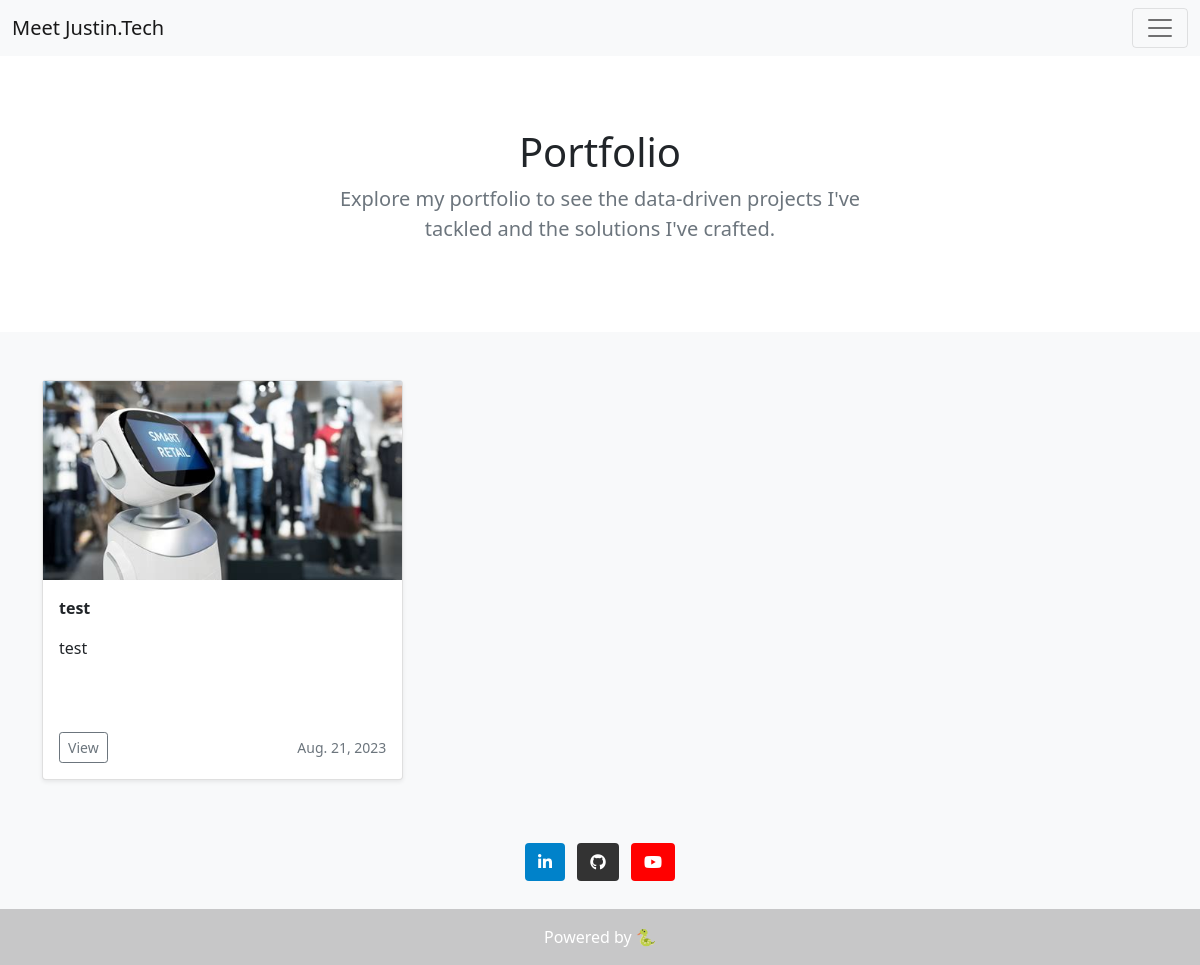
/Portfolio/, run on an earlier commit of the app's database.
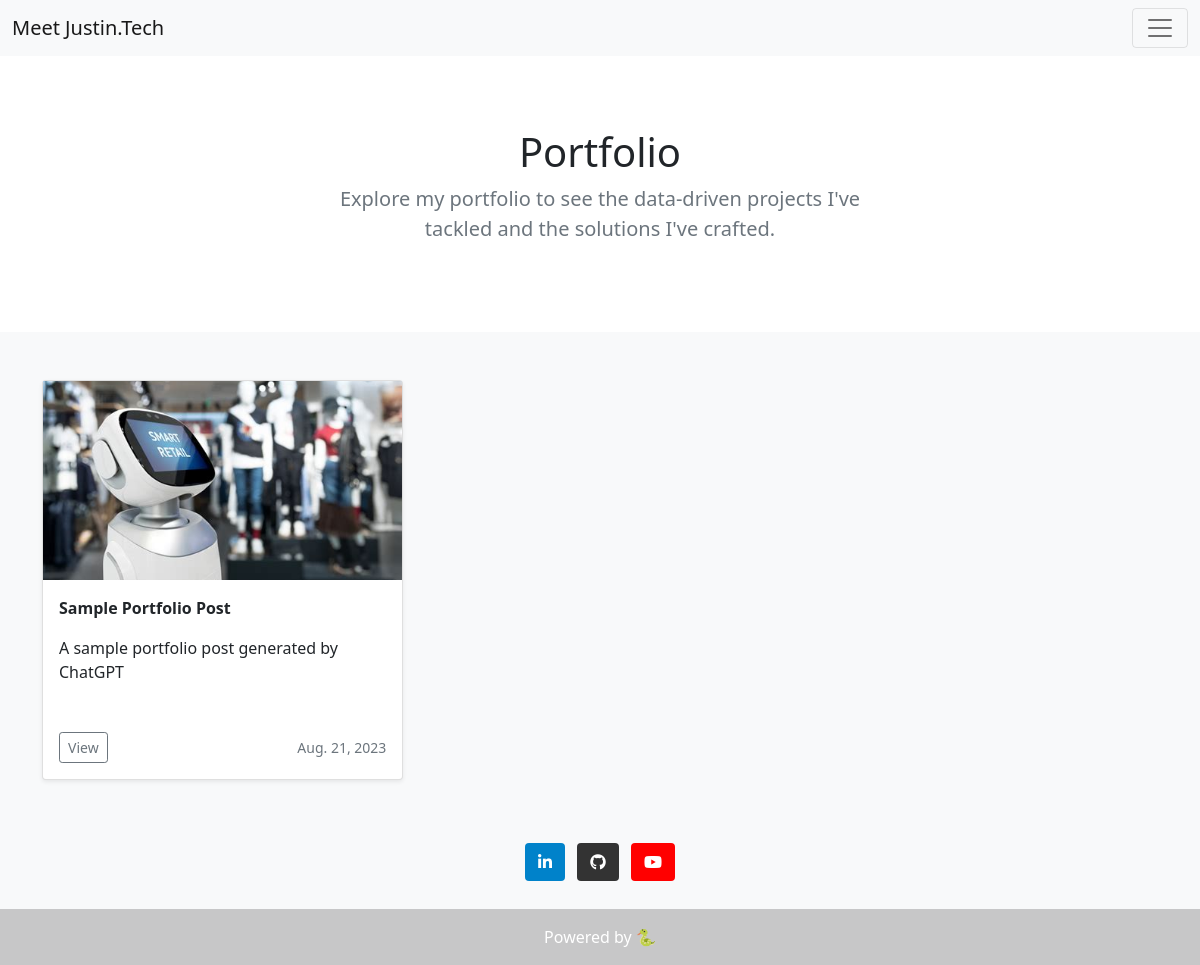
And on a later commit of the database.
### apps/portfolio/models.py (models this page shows)
class Post(models.Model):
    class Choices(models.Model):
        TYPE_CHOICES = [
            ('portfolio', 'Portfolio'),
            ('resource', 'Resource'),
        ]
    date = models.DateField(default=date.today)
    title = models.CharField(max_length=35)
    description = models.TextField(max_length=140)
    content = RichTextField()
    image = models.ImageField(upload_to='thumbnails/')
    type = models.CharField(max_length=20, choices=Choices.TYPE_CHOICES)

### apps/portfolio/views.py (the view)
# urls.py: path('Portfolio/', Portfolio.as_view(), name='portfolio'),
class Portfolio(BaseGalleryView):
    current_page = 'Portfolio'
    page_description = "Explore my portfolio to see the data-driven projects I've tackled and the solutions I've crafted."
    post_type = 'portfolio'

### apps/portfolio/views.py (called while the page is built)
    def get(self, request, *args, **kwargs):
        other_pages = [page for page in pages if page != self.current_page]
        posts = get_list_or_404(Post, type=self.post_type)
        context = {
            "current_page": self.current_page,
            "other_pages": other_pages,
            "posts": posts,
            "page_description": self.page_description
        }
        return render(request, 'gallery.html', context)

### apps/portfolio/templates/gallery.html (shortened to what this page needs)
{% extends "base.html" %}
{% block content %}
  <section class="py-5 text-center container">
    <div class="row py-lg-4">
      <div class="col-lg-6 col-md-8 mx-auto">
        <h1 class="fw-light">{{current_page}}</h1>
        <p class="lead text-muted">{{page_description}}</p>
      </div>
    </div>
  </section>
  <div class="album py-5 bg-light">
    <div class="container">
      <div class="row row-cols-1 row-cols-sm-2 row-cols-md-3 g-3">
        {% for post in posts %}
        <div class="col">
          <div class="card shadow-sm" style="height: 400px;">
            <div class="card-image" style="background-image: url({{post.image.url}});"></div>
            <div class="card-body">
              <p class="card-text"><strong>{{ post.title }}</strong></p>
              <p class="card-text" style="height: 80px; overflow: auto;">{{ post.description|truncatechars:145 }}</p>
              <div class="d-flex justify-content-between align-items-center">
                <div class="btn-group">
                  <button type="button" class="btn btn-sm btn-outline-secondary" onclick="location.href='{% url 'post_detail' post.id %}'">View</button>
                </div>
                <small class="text-muted">{{post.date}}</small>
              </div>
            </div>
          </div>
        </div>
        {% endfor %}
      </div>
    </div>
  </div>
{% endblock %}

### apps/portfolio/templates/base.html (shortened to what this page needs)
{% load static %}
<!DOCTYPE html>
<html>
<head>
    <link href="https://cdn.jsdelivr.net/npm/bootstrap@5.0.2/dist/css/bootstrap.min.css" rel="stylesheet">
</head>
<body>
    <nav class="navbar navbar-expand-xxl navbar-light bg-light">
      <div class="container-fluid">
          <a class="navbar-brand" href="#">Meet Justin.Tech</a>
          <button class="navbar-toggler" type="button" data-bs-toggle="collapse" data-bs-target="#navbarNavAltMarkup" aria-controls="navbarNavAltMarkup" aria-expanded="false" aria-label="Toggle navigation">
            <span class="navbar-toggler-icon"></span>
          </button>
        </div>
      </nav>
    {% block content %}{% endblock %}
<footer class="footer mt-auto bg-light text-center text-white">
  <div class="container">
    <section class="mb-4" style="padding-top: 1%;">
      <a
        class="btn text-white btn-floating m-1"
        style="background-color: #0082ca;"
        href="https://www.linkedin.com/in/justin-martin-40a680140"
        role="button"
        ><i class="fab fa-linkedin-in"></i
      ></a>
      <a
        class="btn text-white btn-floating m-1"
        style="background-color: #333333;"
        href="https://github.com/jus10mar10"
        role="button"
        ><i class="fab fa-github"></i
      ></a>
      <a
        class="btn text-white btn-floating m-1"
        style="background-color: #ff0000;"
        href="https://www.youtube.com/channel/UCsKO-jXz4TKbWeMUN98jrOw"
        role="button"
        ><i class="fa-brands fa-youtube"></i>
      </a>
    </section>
  </div>
  <div class="text-center p-3" style="background-color: rgba(0, 0, 0, 0.2);">
    Powered by 🐍
  </div>
</footer>
</body>
</html>

### apps/portfolio/templates/gallery.html (style rules this page uses)
.card-image { width: 100%; height: 225px; background-size: cover; background-repeat: no-repeat; background-position: center center; }

What changed in the data, as far as the page shows it:
changed Post "Portfolio": title "test" → "Sample Portfolio Post"; description "test" → "A sample portfolio post generated by ChatGPT"
